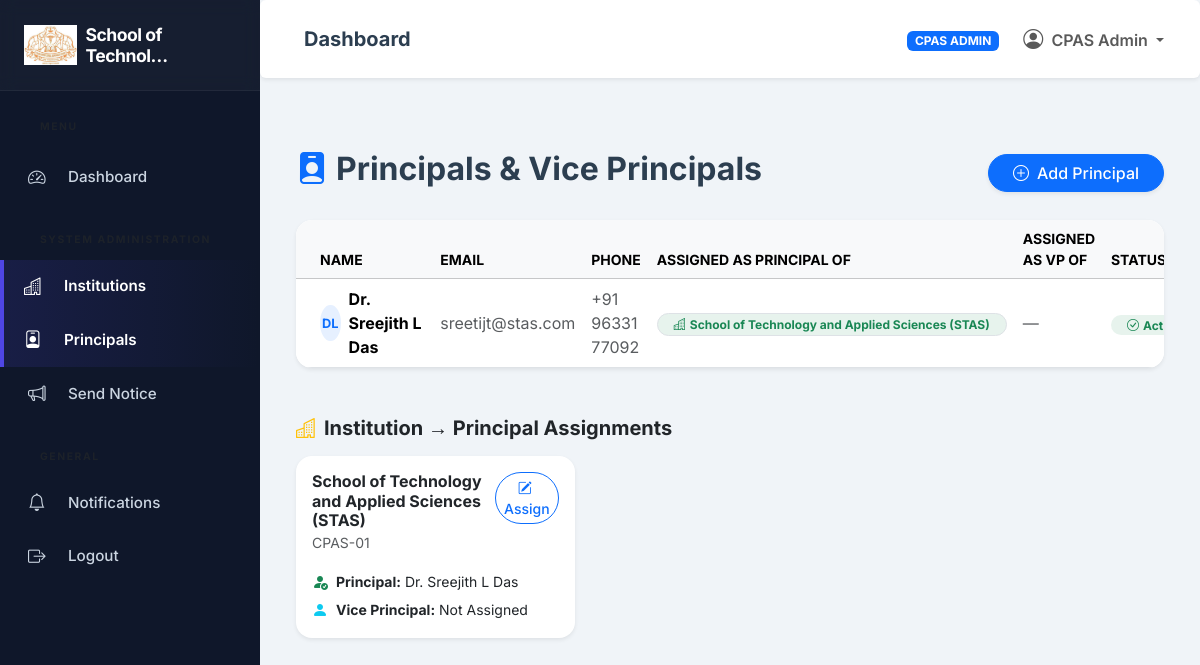
The app's page /institutions/principals/ (signed in), older data.
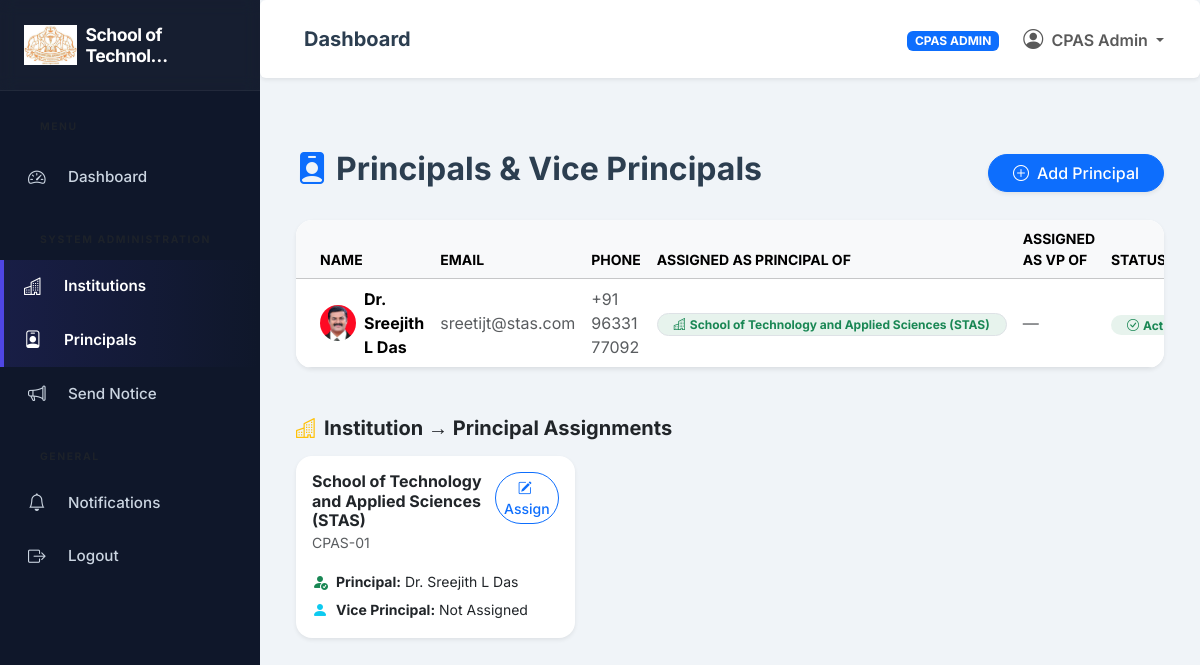
The same page, newer data.
### institutions/models.py (models this page shows, shortened)
class Institution(models.Model):
    institution_name = models.CharField(max_length=255)
    institution_code = models.CharField(max_length=50, unique=True)
    location = models.TextField()
    principal = models.OneToOneField(settings.AUTH_USER_MODEL, on_delete=models.SET_NULL, null=True, blank=True, related_name='principal_of', limit_choices_to={'role': 'INSTITUTION_ADMIN'})
    vice_principal = models.OneToOneField(settings.AUTH_USER_MODEL, on_delete=models.SET_NULL, null=True, blank=True, related_name='vice_principal_of', limit_choices_to={'role': 'INSTITUTION_ADMIN'})
    contact_email = models.EmailField()
    contact_phone = models.CharField(max_length=20, null=True, blank=True)
    logo = models.ImageField(upload_to='institutions/logos/', null=True, blank=True)
    established_date = models.DateField(null=True, blank=True)
    is_active = models.BooleanField(default=True)
    created_at = models.DateTimeField(auto_now_add=True)
    updated_at = models.DateTimeField(auto_now=True)
    @property
    def name(self):
        return self.institution_name

### accounts/models.py (models this page shows, shortened)
class User(AbstractUser):
    class Role(models.TextChoices):
        SUPER_ADMIN = 'SUPER_ADMIN', 'CPAS Admin'
        INSTITUTION_ADMIN = 'INSTITUTION_ADMIN', 'Principal / Vice Principal'
        HOD = 'HOD', 'HOD'
        FACULTY = 'FACULTY', 'Faculty'
        STUDENT = 'STUDENT', 'Student'
    email = models.EmailField(_('email address'), unique=True)
    role = models.CharField(max_length=20, choices=Role.choices, default=Role.STUDENT)
    phone_number = models.CharField(max_length=15, blank=True, null=True)
    profile_picture = models.ImageField(upload_to='profiles/', null=True, blank=True)
    USERNAME_FIELD = 'email'
    REQUIRED_FIELDS = []
    objects = CustomUserManager()
    @property
    def is_super_admin(self):
        return self.role == self.Role.SUPER_ADMIN or self.is_superuser
    @property
    def is_institution_admin(self):
        return self.role == self.Role.INSTITUTION_ADMIN
    @property
    def is_hod(self):
        return self.role == self.Role.HOD
    @property
    def is_faculty(self):
        return self.role == self.Role.FACULTY
    @property
    def is_student(self):
        return self.role == self.Role.STUDENT

### institutions/views.py (the view)
# urls.py: path('principals/', views.manage_principals, name='manage_principals'),
@login_required
@super_admin_required
def manage_principals(request):
    principals = User.objects.filter(role=User.Role.INSTITUTION_ADMIN).order_by('first_name')
    institutions = Institution.objects.filter(is_active=True).order_by('institution_name')
    return render(request, 'institutions/manage_principals.html', {
        'principals': principals,
        'institutions': institutions,
    })

### accounts/context_processors.py (called while the page is built)
def user_institution(request):
    if not request.user.is_authenticated:
        return {}
    user = request.user
    institution = None
    if user.is_super_admin:
        institution = Institution.objects.first()
    elif user.is_institution_admin:
        institution = getattr(user, 'principal_of', getattr(user, 'vice_principal_of', None))
    elif user.is_hod:
        dept = user.managed_departments.first()
        if dept:
            institution = dept.institution
    elif user.is_faculty:
        if hasattr(user, 'faculty_profile'):
            institution = user.faculty_profile.institution
    elif user.is_student:
        if hasattr(user, 'student_profile'):
            institution = user.student_profile.institution
    return {
        'current_institution': institution
    }

### institutions/templates/institutions/manage_principals.html (shortened to what this page needs)
{% extends 'base_dashboard.html' %}
{% block dashboard_content %}
<div class="container-fluid py-4">
  <div class="d-flex justify-content-between align-items-center mb-4">
    <h2 class="fw-bold"><i class="bi bi-person-badge-fill text-primary me-2"></i>Principals & Vice Principals</h2>
    <a href="{% url 'institutions:add_principal' %}" class="btn btn-primary rounded-pill px-4 shadow-sm">
      <i class="bi bi-plus-circle me-2"></i>Add Principal
    </a>
  </div>
  <div class="card border-0 shadow-sm rounded-4 overflow-hidden">
    <div class="card-body p-0">
      <div class="table-responsive">
        <table class="table table-hover align-middle mb-0">
          <thead class="table-light text-uppercase small text-muted">
            <tr>
              <th class="ps-4">Name</th>
              <th>Email</th>
              <th>Phone</th>
              <th>Assigned As Principal Of</th>
              <th>Assigned As VP Of</th>
              <th>Status</th>
            </tr>
          </thead>
          <tbody>
            {% for p in principals %}
            <tr>
              <td class="ps-4">
                <div class="d-flex align-items-center gap-2">
                  {% if p.profile_picture %}
                  <img src="{{ p.profile_picture.url }}" class="rounded-circle" width="36" height="36" style="object-fit:cover;">
                  {% else %}
                  <div class="rounded-circle bg-primary bg-opacity-10 text-primary d-flex align-items-center justify-content-center fw-bold" style="width:36px;height:36px;font-size:0.8rem;">
                    {{ p.first_name|first|upper }}{{ p.last_name|first|upper }}
                  </div>
                  {% endif %}
                  <div class="fw-bold">{{ p.get_full_name }}</div>
                </div>
              </td>
              <td class="text-muted">{{ p.email }}</td>
              <td class="text-muted">{{ p.phone_number|default:"—" }}</td>
              <td>
                {% if p.principal_of %}
                  <span class="badge bg-success bg-opacity-10 text-success border rounded-pill px-3">
                    <i class="bi bi-buildings me-1"></i>{{ p.principal_of.institution_name }}
                  </span>
                {% else %}
                  <span class="text-muted">—</span>
                {% endif %}
              </td>
              <td>
                {% if p.vice_principal_of %}
                  <span class="badge bg-info bg-opacity-10 text-info border rounded-pill px-3">
                    <i class="bi bi-buildings me-1"></i>{{ p.vice_principal_of.institution_name }}
                  </span>
                {% else %}
                  <span class="text-muted">—</span>
                {% endif %}
              </td>
              <td>
                {% if p.is_active %}
                  <span class="badge bg-success bg-opacity-10 text-success rounded-pill px-3"><i class="bi bi-check-circle me-1"></i>Active</span>
                {% else %}
                  <span class="badge bg-secondary bg-opacity-10 text-secondary rounded-pill px-3">Inactive</span>
                {% endif %}
              </td>
            </tr>
            {% endfor %}
          </tbody>
        </table>
      </div>
    </div>
  </div>
  {% if institutions %}
  <div class="mt-5">
    <h5 class="fw-bold mb-3 text-dark"><i class="bi bi-buildings text-warning me-2"></i>Institution → Principal Assignments</h5>
    <div class="row g-3">
      {% for inst in institutions %}
      <div class="col-12 col-md-6 col-xl-4">
        <div class="card border-0 shadow-sm rounded-4 h-100">
          <div class="card-body">
            <div class="d-flex justify-content-between align-items-start mb-3">
              <div>
                <h6 class="fw-bold mb-0">{{ inst.institution_name }}</h6>
                <small class="text-muted">{{ inst.institution_code }}</small>
              </div>
              <a href="{% url 'institutions:assign_principal' inst.pk %}" class="btn btn-sm btn-outline-primary rounded-pill">
                <i class="bi bi-pencil-square me-1"></i>Assign
              </a>
            </div>
            <div class="d-flex flex-column gap-1">
              <div class="d-flex align-items-center gap-2">
                <i class="bi bi-person-fill-check text-success"></i>
                <small><strong>Principal:</strong> {{ inst.principal.get_full_name|default:"Not Assigned" }}</small>
              </div>
              <div class="d-flex align-items-center gap-2">
                <i class="bi bi-person-fill text-info"></i>
                <small><strong>Vice Principal:</strong> {{ inst.vice_principal.get_full_name|default:"Not Assigned" }}</small>
              </div>
            </div>
          </div>
        </div>
      </div>
      {% endfor %}
    </div>
  </div>
  {% endif %}
</div>
{% endblock %}

### templates/base_dashboard.html (shortened to what this page needs)
{% extends 'base.html' %}
{% block layout %}
<div class="wrapper d-flex align-items-stretch">
    {% include 'includes/sidebar.html' %}
    <div id="content" class="flex-grow-1 d-flex flex-column">
        {% include 'includes/navbar.html' %}
        <div class="content-body p-4 fade-in">
            {% block dashboard_content %}{% endblock %}
        </div>
    </div>
</div>
{% endblock %}

### templates/base.html (shortened to what this page needs)
<!DOCTYPE html>
<html lang="en">
<head>
    <link href="https://cdn.jsdelivr.net/npm/bootstrap@5.3.2/dist/css/bootstrap.min.css" rel="stylesheet">
    <link href="https://cdn.jsdelivr.net/npm/bootstrap-icons@1.11.1/font/bootstrap-icons.css" rel="stylesheet">
    {% load static %}
    <link href="{% static 'css/style.css' %}" rel="stylesheet">
</head>
<body>
{% block layout %}{% endblock %}
</body>
</html>

### templates/includes/sidebar.html (shortened to what this page needs)
<nav id="sidebar">
    <div class="sidebar-header">
        <a href="{% url 'dashboard:index' %}" class="text-decoration-none">
            <h4 class="mb-0 fw-bold d-flex align-items-center text-white">
                {% if current_institution and current_institution.logo %}
                    <img src="{{ current_institution.logo.url }}" alt="{{ current_institution.name }}" class="me-2" style="max-height: 40px; width: auto; object-fit: contain;">
                {% else %}
                    <i class="bi bi-mortarboard-fill me-2 text-primary"></i>
                {% endif %}
                <span style="font-size: 1.1rem; letter-spacing: -0.5px;">
                    {% if current_institution %}
                        {{ current_institution.name|truncatechars:18 }}
                    {% else %}
                        CPAS ERP
                    {% endif %}
                </span>
            </h4>
        </a>
    </div>
    <ul class="list-unstyled components">
        <p class="text-uppercase fw-bold ms-3 mb-2 text-muted" style="font-size:0.65rem;">Menu</p>
        <li class="{% if '/dashboard/' in request.path %}active{% endif %}">
            {% if user.is_super_admin %}
                <a href="{% url 'dashboard:admin_dashboard' %}"><i class="bi bi-speedometer2 me-2"></i> Dashboard</a>
            {% elif user.is_institution_admin %}
                <a href="{% url 'dashboard:principal_dashboard' %}"><i class="bi bi-speedometer2 me-2"></i> Dashboard</a>
            {% elif user.is_hod %}
                <a href="{% url 'dashboard:hod_dashboard' %}"><i class="bi bi-speedometer2 me-2"></i> Dashboard</a>
            {% elif user.is_faculty %}
                <a href="{% url 'dashboard:faculty_dashboard' %}"><i class="bi bi-speedometer2 me-2"></i> Dashboard</a>
            {% elif user.is_student %}
                <a href="{% url 'dashboard:student_dashboard' %}"><i class="bi bi-speedometer2 me-2"></i> Dashboard</a>
            {% else %}
                <a href="{% url 'accounts:login' %}"><i class="bi bi-speedometer2 me-2"></i> Dashboard</a>
            {% endif %}
        </li>
        {% if user.is_super_admin %}
        <p class="text-uppercase fw-bold ms-3 mt-3 mb-1 text-muted" style="font-size:0.65rem;">System Administration</p>
        <li><a href="{% url 'institutions:institution_list' %}"><i class="bi bi-buildings me-2"></i> Institutions</a></li>
        <li><a href="{% url 'institutions:manage_principals' %}"><i class="bi bi-person-badge me-2"></i> Principals</a></li>
        <li><a href="{% url 'notifications:send_notification' %}"><i class="bi bi-megaphone me-2"></i> Send Notice</a></li>
        {% endif %}
        <p class="text-uppercase fw-bold ms-3 mt-3 mb-1 text-muted" style="font-size:0.65rem;">General</p>
        <li><a href="{% url 'notifications:notification_list' %}"><i class="bi bi-bell me-2"></i> Notifications</a></li>
        <li>
            <a href="javascript:void(0)" onclick="if(confirm('Are you sure you want to logout?')) document.getElementById('logout-form-sidebar').submit();">
                <i class="bi bi-box-arrow-right me-2"></i> Logout
            </a>
        </li>
    </ul>
</nav>

### templates/includes/navbar.html (shortened to what this page needs)
<nav class="navbar navbar-expand-lg navbar-light bg-white rounded shadow-sm mb-4 p-3">
    <div class="container-fluid">
        <h5 class="mb-0 ms-3 fw-bold text-gray-800 d-none d-md-block">
            {% block page_title %}Dashboard{% endblock %}
        </h5>
        <div class="collapse navbar-collapse d-flex justify-content-end" id="navbarSupportedContent">
            <ul class="nav navbar-nav ml-auto align-items-center">
                <li class="nav-item me-3">
                    <span class="badge bg-primary text-uppercase px-2 py-1">{{ user.get_role_display }}</span>
                </li>
                <li class="nav-item dropdown">
                    <a class="nav-link dropdown-toggle fw-semibold" href="#" id="navbarDropdown" role="button" data-bs-toggle="dropdown">
                        <i class="bi bi-person-circle fs-5 me-1"></i> {{ user.get_full_name|default:user.email }}
                    </a>
                </li>
            </ul>
        </div>
    </div>
</nav>

### static/css/style.css (style rules this page uses)
:root { --primary-color: #0b3d91; --secondary-color: #f1c40f; --accent-color: #c0392b; --text-dark: #2c3e50; --text-light: #ecf0f1; --bg-light: #f0f4f8; --sidebar-bg: #0f172a; --sidebar-hover: #1e293b; --sidebar-active: #4f46e5; }
.fade-in { animation: fadeIn 0.4s ease-out forwards; }
*, *::before, *::after { box-sizing: border-box; }
body { font-family: 'Inter', sans-serif; color: var(--text-dark); background-color: var(--bg-light); overflow-x: hidden; margin: 0; scroll-behavior: smooth; }
a { text-decoration: none; transition: all 0.2s ease; }
.wrapper { display: flex; min-height: 100vh; width: 100%; }
#content { flex: 1; min-width: 0; background: var(--bg-light); display: flex; flex-direction: column; transition: all 0.3s ease; }
.content-body { flex: 1; padding: 0.5rem; }
#sidebar { min-width: 260px; max-width: 260px; background: var(--sidebar-bg); color: #e2e8f0; transition: all 0.3s cubic-bezier(0.4, 0, 0.2, 1); position: sticky; top: 0; height: 100vh; overflow-y: auto; overflow-x: hidden; z-index: 1040; scrollbar-width: thin; scrollbar-color: #334155 transparent; }
#sidebar .sidebar-header { padding: 1.5rem; background: rgba(255,255,255,0.03); border-bottom: 1px solid rgba(255,255,255,0.05); position: sticky; top: 0; z-index: 10; backdrop-filter: blur(8px); }
#sidebar ul.components { padding: 1rem 0; list-style: none; margin: 0; }
#sidebar ul p { color: #94a3b8; padding: 0.75rem 1.5rem 0.5rem; font-size: 0.7rem; font-weight: 800; text-transform: uppercase; letter-spacing: 0.15em; margin-bottom: 0; }
#sidebar ul li a { padding: 0.85rem 1.5rem; font-size: 0.95rem; display: flex; align-items: center; color: #cbd5e1; transition: all 0.25s ease; border-left: 4px solid transparent; font-weight: 500; }
#sidebar ul li.active > a { color: #fff; background: linear-gradient(90deg, rgba(79,70,229,0.15) 0%, transparent 100%); border-left-color: var(--sidebar-active); font-weight: 600; box-shadow: inset 4px 0 0 0 var(--sidebar-active); border-left: none; }
#sidebar ul li a i { font-size: 1.1rem; min-width: 2rem; transition: transform 0.2s ease; }
.btn { transition: all 0.3s cubic-bezier(0.4, 0, 0.2, 1); font-weight: 500; }
.card { transition: all 0.3s ease; border: 1px solid rgba(0,0,0,0.05); }

Row changes from the older to the newer data that the page shows:
changed User "Dr. Sreejith L Das": profile_picture: picture added; first_name|first "D" → (not shown); last_name|first "L" → (not shown)
